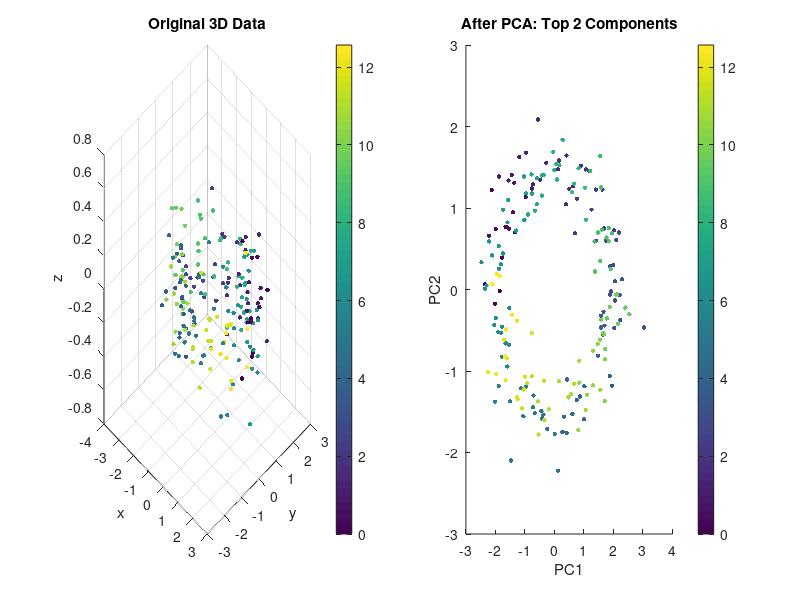

MATLAB code to generate this figure: (Note: this script raises an error after producing the figure.)
% MODULE 07: DIMENSIONALITY REDUCTION -- PCA Step-by-Step
% Perform PCA manually on 3D data, showing each step explicitly.
%
% Part of the Matlab for Computational Neuroscience course
% Module 07: Dimensionality Reduction
%
% What you'll see when you run this:
%   Figure 1: Original 3D data vs projected 2D data (colored by position)
%   Figure 2: Scree plot and cumulative variance explained
%
% Connection to Module 04: We use eig() on the covariance matrix --
% the same function you used for eigenvalues in Module 04!

clear; clc; close all;
rng(42);

%% Generate 3D Data That Is Really 2D
% A flattened spiral: strong variation in x and y, very little in z.
n = 200;
t = linspace(0, 4*pi, n)';

data = [2*cos(t) + 0.3*randn(n,1), ...   % x: strong signal
        1.5*sin(t) + 0.3*randn(n,1), ...  % y: strong signal
        0.2*randn(n,1)];                   % z: mostly noise

fprintf('=== PCA Step-by-Step ===\n\n');

%% Step 1: Start with data (rows = observations, columns = variables)
fprintf('Step 1: Data matrix is %d observations x %d variables\n', size(data));
fprintf('  Each row is one time point. Each column is one measurement.\n\n');

%% Step 2: Mean-center the data
mu = mean(data);
centered = data - mu;
fprintf('Step 2: Mean-center the data\n');
fprintf('  Original means: [%.3f, %.3f, %.3f]\n', mu);
fprintf('  Centered means: [%.6f, %.6f, %.6f] (should be ~0)\n\n', mean(centered));

%% Step 3: Compute covariance matrix
C = cov(centered);
fprintf('Step 3: Covariance matrix (3x3 for 3 variables):\n');
disp(C);

%% Step 4: Eigendecompose the covariance matrix
% Same eig() function from Module 04!
[V, D] = eig(C);
fprintf('Step 4: Eigendecompose with [V, D] = eig(C)\n');
fprintf('  Raw eigenvalues (ascending!): %.4f, %.4f, %.4f\n\n', diag(D));

%% Step 5: Sort eigenvalues DESCENDING (largest first)
% IMPORTANT: eig() returns ascending order. PCA needs descending!
[eigenvalues, idx] = sort(diag(D), 'descend');
V = V(:, idx);
fprintf('Step 5: Sort largest first\n');
fprintf('  Sorted eigenvalues: %.4f, %.4f, %.4f\n', eigenvalues);

% Variance explained
var_explained = 100 * eigenvalues / sum(eigenvalues);
fprintf('  Variance explained: %.1f%%, %.1f%%, %.1f%%\n\n', var_explained);

%% Step 6: Project onto top 2 principal components
projected = centered * V(:, 1:2);
fprintf('Step 6: Project onto top 2 PCs\n');
fprintf('  Original: %d x %d  -->  Projected: %d x %d\n', ...
    size(data,1), size(data,2), size(projected,1), size(projected,2));
fprintf('  Kept %.1f%% of variance with 2 of 3 components.\n\n', sum(var_explained(1:2)));

%% Figure 1: Original vs Projected
figure(1);
subplot(1,2,1);
scatter3(data(:,1), data(:,2), data(:,3), 10, t, 'filled');
title('Original 3D Data');
xlabel('x'); ylabel('y'); zlabel('z');
colorbar;
view(45, 30);

subplot(1,2,2);
scatter(projected(:,1), projected(:,2), 10, t, 'filled');
title('After PCA: Top 2 Components');
xlabel('PC1'); ylabel('PC2');
colorbar;

sgtitle('PCA: 3D to 2D (color = position along spiral)');

%% Figure 2: Scree Plot and Cumulative Variance
figure(2);
subplot(1,2,1);
bar(var_explained);
xlabel('Principal Component');
ylabel('Variance Explained (%)');
title('Scree Plot');
set(gca, 'XTickLabel', {'PC1', 'PC2', 'PC3'});

subplot(1,2,2);
cumulative = cumsum(var_explained);
plot(1:length(cumulative), cumulative, 'bo-', 'LineWidth', 2);
hold on;
yline(90, 'r--', '90% threshold');
hold off;
xlabel('Number of Components');
ylabel('Cumulative Variance Explained (%)');
title('How Many Components Do We Need?');
ylim([0 105]);

sgtitle('Choosing the Number of Components');

fprintf('=== Summary ===\n');
fprintf('PC1 + PC2 explain %.1f%% of the variance.\n', sum(var_explained(1:2)));
fprintf('PC3 is mostly noise (%.1f%% variance) -- we can safely drop it.\n', var_explained(3));
fprintf('PCA reduced our 3D data to 2D with minimal information loss.\n');
